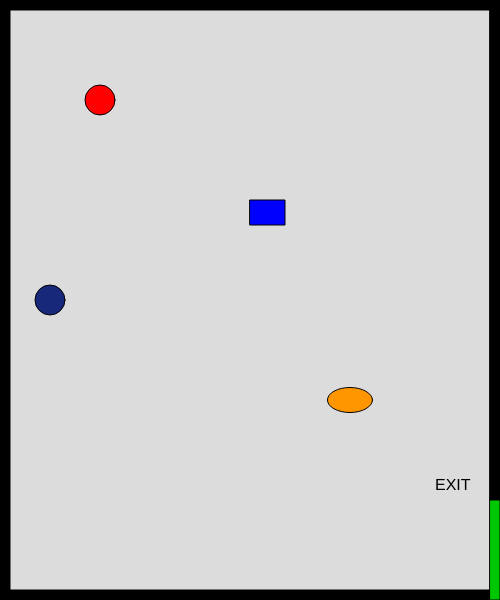
Frame 1 (no input)
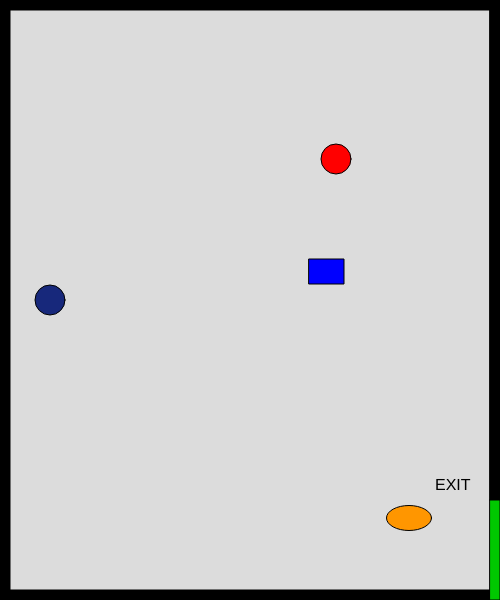
Frame 60 (no input)
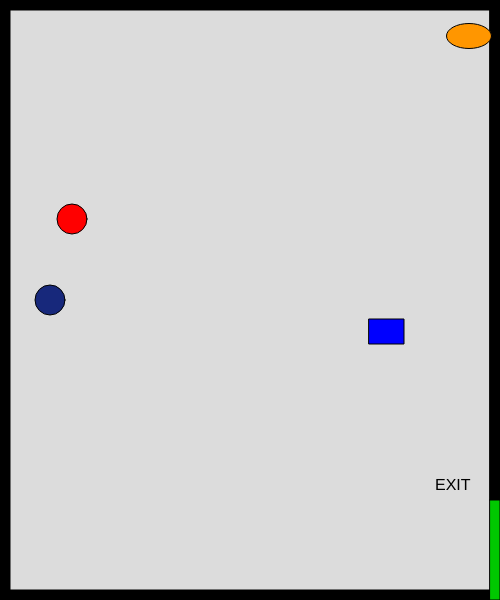
Frame 120 (the mouse pressed at the canvas centre since frame 60)

The p5.js sketch that drew these frames (run headless with seeded random() and noise() and a simulated clock; from frame 60 on, the mouse is pressed at the canvas centre):

// p5.js sketch
// ── sketch.js
// x and y for my character
var characterX = 50;
var characterY = 300;

// define the codes for the keys
var w = 87;
var s = 83;
var a = 65;
var d = 68;

// x and y for the first shape
var shape1X = 100;
var shape1Y = 100;
var shape1XSpeed;
var shape1YSpeed;

// x and y for the second shape
var shape2X = 250;
var shape2Y = 200;
var shape2XSpeed;
var shape2YSpeed;

// x and y for the third shape
var shape3X = 350;
var shape3Y = 400;
var shape3XSpeed;
var shape3YSpeed;

// create a shape when the mouse is clicked
var mouseShapeX = -100;
var mouseShapeY = -100;

// check if the player has won
var gameWon = false;

function setup()
{
    createCanvas(500, 600);

    // get a random speed when it first starts
    shape1XSpeed = Math.floor(Math.random() * (Math.floor(Math.random() * 5)) + 1);
    shape1YSpeed = Math.floor(Math.random() * (Math.floor(Math.random() * 5)) + 1);

    shape2XSpeed = Math.floor(Math.random() * (Math.floor(Math.random() * 5)) + 1);
    shape2YSpeed = Math.floor(Math.random() * (Math.floor(Math.random() * 5)) + 1);

    shape3XSpeed = Math.floor(Math.random() * (Math.floor(Math.random() * 5)) + 1);
    shape3YSpeed = Math.floor(Math.random() * (Math.floor(Math.random() * 5)) + 1);

    createCharacter(50,300);
}

function draw()
{
    background(220);

    // call createBorders function
    createBorders(10);

    // call createExit function
    createExit();

    // call drawCharacter function
    drawCharacter();

    // call createObstacles function
    createObstacles();

    // call movement functions
    moveShape1();
    moveShape2();
    moveShape3();

    // call mouse obstacle function
    drawMouseShape();

    // check to see if the character has left the exit
    checkWin();

    // display the winning message
    displayWinMessage();
}

function characterMovement()
{
    if(gameWon == false)
    {
        if(keyCode == w)
        {
            characterY -= 10;
        }
        if(keyCode == s)
        {
            characterY += 10;
        }
        if(keyCode == a)
        {
            characterX -= 10;
        }
        if(keyCode == d)
        {
            characterX += 10;
        }
    }
}

// detect when a key is pressed
function keyPressed()
{
    characterMovement();
}

function createCharacter(x,y)
{
    characterX = x;
    characterY = y;

    // character
}

function drawCharacter()
{
    fill(23,40,123);
    circle(characterX,characterY,30);
}

function createObstacles()
{
    // first obstacle 
    fill(255,0,0);
    circle(shape1X,shape1Y,30);

    // second obstacle
    fill(0,0,255);
    rect(shape2X,shape2Y,35,25);

    // third obstacle
    fill(255,150,0);
    ellipse(shape3X,shape3Y,45,25);
}

function moveShape1()
{
    // move the first shape
    shape1X += shape1XSpeed;
    shape1Y += shape1YSpeed;

    // check to see if the shape has gone out of bounds
    if(shape1X > width)
    {
        shape1X = 0;
    }
    if(shape1X < 0)
    {
        shape1X = width;
    }
    if(shape1Y > height)
    {
        shape1Y = 0;
    }
    if(shape1Y < 0)
    {
        shape1Y = height;
    }
}

function moveShape2()
{
    // move the second shape
    shape2X += shape2XSpeed;
    shape2Y += shape2YSpeed;

    // check to see if the shape has gone out of bounds
    if(shape2X > width)
    {
        shape2X = 0;
    }
    if(shape2X < 0)
    {
        shape2X = width;
    }
    if(shape2Y > height)
    {
        shape2Y = 0;
    }
    if(shape2Y < 0)
    {
        shape2Y = height;
    }
}

function moveShape3()
{
    // move the third shape
    shape3X += shape3XSpeed;
    shape3Y += shape3YSpeed;

    // check to see if the shape has gone out of bounds
    if(shape3X > width)
    {
        shape3X = 0;
    }
    if(shape3X < 0)
    {
        shape3X = width;
    }
    if(shape3Y > height)
    {
        shape3Y = 0;
    }
    if(shape3Y < 0)
    {
        shape3Y = height;
    }
}

function drawMouseShape()
{
    // create the shape based on the mouse click
    fill(120,130,140);
    circle(mouseShapeX,mouseShapeY,25);
}

function createBorders(thickness)
{
    // top border
    fill(0);
    rect(0,0,width,thickness);

    // left border
    rect(0,0,thickness,height);

    // bottom border
    rect(0,height-thickness,width,thickness);

    // right border with exit opening
    rect(width-thickness,0,thickness,height-100);
}

function createExit()
{
    // create the exit
    fill(0,200,0);
    rect(width-10,height-100,10,100);

    // exit message
    fill(0);
    textSize(16);
    text("EXIT",width-65,height-110);
}

function checkWin()
{
    // check to see if the character has left the exit
    if(characterX > width-15 && characterY > height-85 && characterY < height-15)
    {
        gameWon = true;
    }
}

function displayWinMessage()
{
    // display the winning message
    if(gameWon == true)
    {
        fill(0);
        stroke(5);
        textSize(40);
        text("You Win!",width/2-90,height/2);
    }
}

function mouseClicked()
{
    mouseShapeX = mouseX;
    mouseShapeY = mouseY;
}
